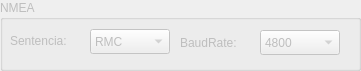
           <widget class="QGroupBox" name="box_NMEA_Opto">
            <property name="enabled">
             <bool>false</bool>
            </property>
            <property name="geometry">
             <rect>
              <x>750</x>
              <y>140</y>
              <width>361</width>
              <height>71</height>
             </rect>
            </property>
            <property name="title">
             <string>NMEA</string>
            </property>
            <widget class="QLabel" name="label_26">
             <property name="geometry">
              <rect>
               <x>180</x>
               <y>30</y>
               <width>80</width>
               <height>25</height>
              </rect>
             </property>
             <property name="minimumSize">
              <size>
               <width>80</width>
               <height>25</height>
              </size>
             </property>
             <property name="maximumSize">
              <size>
               <width>80</width>
               <height>25</height>
              </size>
             </property>
             <property name="text">
              <string>BaudRate:</string>
             </property>
            </widget>
            <widget class="QComboBox" name="cbox_NMEA_BR">
             <property name="geometry">
              <rect>
               <x>260</x>
               <y>30</y>
               <width>80</width>
               <height>25</height>
              </rect>
             </property>
             <property name="minimumSize">
              <size>
               <width>80</width>
               <height>25</height>
              </size>
             </property>
             <property name="maximumSize">
              <size>
               <width>80</width>
               <height>25</height>
              </size>
             </property>
             <property name="currentText">
              <string>4800</string>
             </property>
             <item>
              <property name="text">
               <string>4800</string>
              </property>
             </item>
             <item>
              <property name="text">
               <string>9600</string>
              </property>
             </item>
            </widget>
            <widget class="QComboBox" name="cbox_NMEA_Sentencia">
             <property name="geometry">
              <rect>
               <x>90</x>
               <y>29</y>
               <width>80</width>
               <height>25</height>
              </rect>
             </property>
             <property name="minimumSize">
              <size>
               <width>80</width>
               <height>25</height>
              </size>
             </property>
             <property name="maximumSize">
              <size>
               <width>80</width>
               <height>25</height>
              </size>
             </property>
             <property name="currentText">
              <string>RMC</string>
             </property>
             <property name="currentIndex">
              <number>3</number>
             </property>
             <item>
              <property name="text">
               <string>GGA</string>
              </property>
             </item>
             <item>
              <property name="text">
               <string>GLL</string>
              </property>
             </item>
             <item>
              <property name="text">
               <string>RMA</string>
              </property>
             </item>
             <item>
              <property name="text">
               <string>RMC</string>
              </property>
             </item>
             <item>
              <property name="text">
               <string>TRF</string>
              </property>
             </item>
            </widget>
            <widget class="QLabel" name="label_27">
             <property name="geometry">
              <rect>
               <x>10</x>
               <y>28</y>
               <width>80</width>
               <height>25</height>
              </rect>
             </property>
             <property name="minimumSize">
              <size>
               <width>80</width>
               <height>25</height>
              </size>
             </property>
             <property name="maximumSize">
              <size>
               <width>80</width>
               <height>25</height>
              </size>
             </property>
             <property name="text">
              <string>Sentencia:</string>
             </property>
            </widget>
           </widget>
